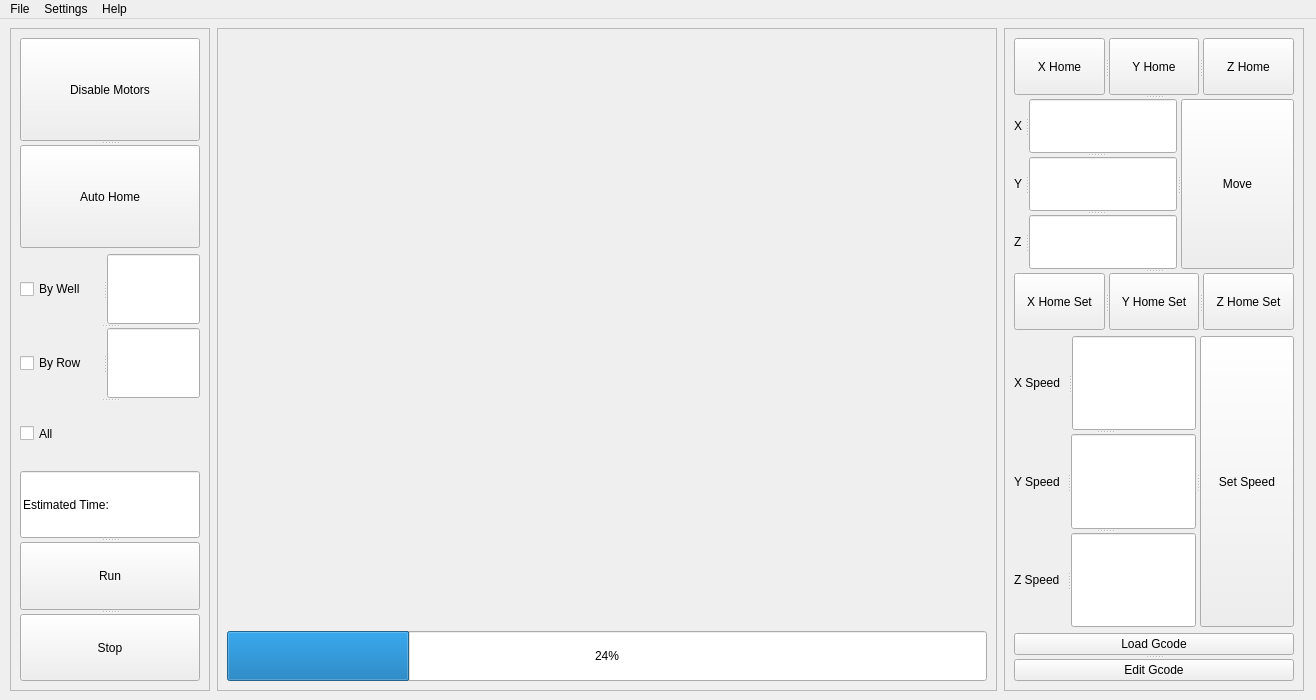
<?xml version="1.0" encoding="UTF-8"?>
<ui version="4.0">
 <class>MainWindow</class>
 <widget class="QMainWindow" name="MainWindow">
  <property name="geometry">
   <rect>
    <x>0</x>
    <y>0</y>
    <width>1316</width>
    <height>700</height>
   </rect>
  </property>
  <property name="windowTitle">
   <string>MainWindow</string>
  </property>
  <widget class="QWidget" name="styleSheet">
   <property name="styleSheet">
    <string notr="true"/>
   </property>
   <layout class="QHBoxLayout" name="horizontalLayout">
    <item>
     <widget class="QFrame" name="left_side">
      <property name="minimumSize">
       <size>
        <width>200</width>
        <height>0</height>
       </size>
      </property>
      <property name="maximumSize">
       <size>
        <width>200</width>
        <height>16777215</height>
       </size>
      </property>
      <property name="frameShape">
       <enum>QFrame::StyledPanel</enum>
      </property>
      <property name="frameShadow">
       <enum>QFrame::Raised</enum>
      </property>
      <layout class="QVBoxLayout" name="verticalLayout_3">
       <item>
        <widget class="QSplitter" name="top_left_split">
         <property name="sizePolicy">
          <sizepolicy hsizetype="Preferred" vsizetype="Expanding">
           <horstretch>0</horstretch>
           <verstretch>0</verstretch>
          </sizepolicy>
         </property>
         <property name="minimumSize">
          <size>
           <width>110</width>
           <height>0</height>
          </size>
         </property>
         <property name="maximumSize">
          <size>
           <width>16777215</width>
           <height>63</height>
          </size>
         </property>
         <property name="orientation">
          <enum>Qt::Vertical</enum>
         </property>
         <widget class="QPushButton" name="disablemotors">
          <property name="text">
           <string>Disable Motors</string>
          </property>
         </widget>
         <widget class="QPushButton" name="autohome">
          <property name="text">
           <string>Auto Home</string>
          </property>
         </widget>
        </widget>
       </item>
       <item>
        <widget class="QSplitter" name="splitter">
         <property name="orientation">
          <enum>Qt::Vertical</enum>
         </property>
         <widget class="QSplitter" name="well_split">
          <property name="sizePolicy">
           <sizepolicy hsizetype="Preferred" vsizetype="Preferred">
            <horstretch>0</horstretch>
            <verstretch>0</verstretch>
           </sizepolicy>
          </property>
          <property name="orientation">
           <enum>Qt::Horizontal</enum>
          </property>
          <widget class="QCheckBox" name="sel_well">
           <property name="text">
            <string>By Well</string>
           </property>
           <property name="autoExclusive">
            <bool>true</bool>
           </property>
           <attribute name="buttonGroup">
            <string notr="true">buttonGroup</string>
           </attribute>
          </widget>
          <widget class="QLineEdit" name="well_edit">
           <property name="minimumSize">
            <size>
             <width>93</width>
             <height>0</height>
            </size>
           </property>
           <property name="maximumSize">
            <size>
             <width>93</width>
             <height>16777215</height>
            </size>
           </property>
          </widget>
         </widget>
         <widget class="QSplitter" name="row_split">
          <property name="sizePolicy">
           <sizepolicy hsizetype="Preferred" vsizetype="Preferred">
            <horstretch>0</horstretch>
            <verstretch>0</verstretch>
           </sizepolicy>
          </property>
          <property name="orientation">
           <enum>Qt::Horizontal</enum>
          </property>
          <widget class="QCheckBox" name="sel_row">
           <property name="text">
            <string>By Row</string>
           </property>
           <property name="autoExclusive">
            <bool>true</bool>
           </property>
           <attribute name="buttonGroup">
            <string notr="true">buttonGroup</string>
           </attribute>
          </widget>
          <widget class="QLineEdit" name="row_edit">
           <property name="maximumSize">
            <size>
             <width>93</width>
             <height>16777215</height>
            </size>
           </property>
          </widget>
         </widget>
         <widget class="QSplitter" name="all_split">
          <property name="sizePolicy">
           <sizepolicy hsizetype="Preferred" vsizetype="Preferred">
            <horstretch>0</horstretch>
            <verstretch>0</verstretch>
           </sizepolicy>
          </property>
          <property name="orientation">
           <enum>Qt::Horizontal</enum>
          </property>
          <widget class="QCheckBox" name="sel_all">
           <property name="text">
            <string>All</string>
           </property>
           <property name="autoExclusive">
            <bool>true</bool>
           </property>
           <attribute name="buttonGroup">
            <string notr="true">buttonGroup</string>
           </attribute>
          </widget>
         </widget>
        </widget>
       </item>
       <item>
        <widget class="QSplitter" name="run_stop_split">
         <property name="minimumSize">
          <size>
           <width>176</width>
           <height>0</height>
          </size>
         </property>
         <property name="maximumSize">
          <size>
           <width>16777215</width>
           <height>96</height>
          </size>
         </property>
         <property name="orientation">
          <enum>Qt::Vertical</enum>
         </property>
         <widget class="QLineEdit" name="est_time">
          <property name="text">
           <string>Estimated Time:</string>
          </property>
          <property name="readOnly">
           <bool>true</bool>
          </property>
         </widget>
         <widget class="QPushButton" name="run">
          <property name="text">
           <string>Run</string>
          </property>
         </widget>
         <widget class="QPushButton" name="stop">
          <property name="text">
           <string>Stop</string>
          </property>
         </widget>
        </widget>
       </item>
      </layout>
     </widget>
    </item>
    <item>
     <widget class="QFrame" name="middle">
      <property name="minimumSize">
       <size>
        <width>780</width>
        <height>0</height>
       </size>
      </property>
      <property name="maximumSize">
       <size>
        <width>780</width>
        <height>16777215</height>
       </size>
      </property>
      <property name="frameShape">
       <enum>QFrame::StyledPanel</enum>
      </property>
      <property name="frameShadow">
       <enum>QFrame::Raised</enum>
      </property>
      <layout class="QVBoxLayout" name="verticalLayout_2">
       <item>
        <widget class="QLabel" name="label">
         <property name="text">
          <string/>
         </property>
         <property name="textFormat">
          <enum>Qt::PlainText</enum>
         </property>
         <property name="pixmap">
          <pixmap>images/well_plate.png</pixmap>
         </property>
         <property name="scaledContents">
          <bool>false</bool>
         </property>
         <property name="alignment">
          <set>Qt::AlignCenter</set>
         </property>
        </widget>
       </item>
       <item>
        <spacer name="verticalSpacer">
         <property name="orientation">
          <enum>Qt::Vertical</enum>
         </property>
         <property name="sizeType">
          <enum>QSizePolicy::Fixed</enum>
         </property>
         <property name="sizeHint" stdset="0">
          <size>
           <width>20</width>
           <height>40</height>
          </size>
         </property>
        </spacer>
       </item>
       <item>
        <widget class="QProgressBar" name="progress_bar">
         <property name="sizePolicy">
          <sizepolicy hsizetype="Preferred" vsizetype="Preferred">
           <horstretch>0</horstretch>
           <verstretch>0</verstretch>
          </sizepolicy>
         </property>
         <property name="minimumSize">
          <size>
           <width>0</width>
           <height>50</height>
          </size>
         </property>
         <property name="maximumSize">
          <size>
           <width>16777215</width>
           <height>50</height>
          </size>
         </property>
         <property name="value">
          <number>24</number>
         </property>
        </widget>
       </item>
      </layout>
     </widget>
    </item>
    <item>
     <widget class="QFrame" name="right_side">
      <property name="minimumSize">
       <size>
        <width>300</width>
        <height>0</height>
       </size>
      </property>
      <property name="maximumSize">
       <size>
        <width>300</width>
        <height>16777215</height>
       </size>
      </property>
      <property name="frameShape">
       <enum>QFrame::StyledPanel</enum>
      </property>
      <property name="frameShadow">
       <enum>QFrame::Raised</enum>
      </property>
      <layout class="QVBoxLayout" name="verticalLayout">
       <item>
        <widget class="QSplitter" name="control_split">
         <property name="minimumSize">
          <size>
           <width>265</width>
           <height>0</height>
          </size>
         </property>
         <property name="maximumSize">
          <size>
           <width>16777215</width>
           <height>162</height>
          </size>
         </property>
         <property name="orientation">
          <enum>Qt::Vertical</enum>
         </property>
         <widget class="QSplitter" name="home_split">
          <property name="orientation">
           <enum>Qt::Horizontal</enum>
          </property>
          <widget class="QPushButton" name="x_home">
           <property name="text">
            <string>X Home</string>
           </property>
          </widget>
          <widget class="QPushButton" name="y_home">
           <property name="text">
            <string>Y Home</string>
           </property>
          </widget>
          <widget class="QPushButton" name="z_home">
           <property name="text">
            <string>Z Home</string>
           </property>
          </widget>
         </widget>
         <widget class="QSplitter" name="move_man_split">
          <property name="orientation">
           <enum>Qt::Horizontal</enum>
          </property>
          <widget class="QSplitter" name="manual_split">
           <property name="orientation">
            <enum>Qt::Vertical</enum>
           </property>
           <widget class="QSplitter" name="x_split">
            <property name="orientation">
             <enum>Qt::Horizontal</enum>
            </property>
            <widget class="QLabel" name="x_label">
             <property name="text">
              <string>X</string>
             </property>
            </widget>
            <widget class="QLineEdit" name="x_input"/>
           </widget>
           <widget class="QSplitter" name="y_split">
            <property name="orientation">
             <enum>Qt::Horizontal</enum>
            </property>
            <widget class="QLabel" name="y_label">
             <property name="text">
              <string>Y</string>
             </property>
            </widget>
            <widget class="QLineEdit" name="y_input"/>
           </widget>
           <widget class="QSplitter" name="z_split">
            <property name="orientation">
             <enum>Qt::Horizontal</enum>
            </property>
            <widget class="QLabel" name="z_label">
             <property name="text">
              <string>Z</string>
             </property>
            </widget>
            <widget class="QLineEdit" name="z_input"/>
           </widget>
          </widget>
          <widget class="QPushButton" name="commit">
           <property name="text">
            <string>Move</string>
           </property>
          </widget>
         </widget>
         <widget class="QSplitter" name="home_set_split">
          <property name="orientation">
           <enum>Qt::Horizontal</enum>
          </property>
          <widget class="QPushButton" name="x_set">
           <property name="text">
            <string>X Home Set</string>
           </property>
          </widget>
          <widget class="QPushButton" name="y_set">
           <property name="text">
            <string>Y Home Set</string>
           </property>
          </widget>
          <widget class="QPushButton" name="z_set">
           <property name="text">
            <string>Z Home Set</string>
           </property>
          </widget>
         </widget>
        </widget>
       </item>
       <item>
        <widget class="QSplitter" name="speed_split">
         <property name="sizePolicy">
          <sizepolicy hsizetype="Preferred" vsizetype="Expanding">
           <horstretch>0</horstretch>
           <verstretch>0</verstretch>
          </sizepolicy>
         </property>
         <property name="minimumSize">
          <size>
           <width>265</width>
           <height>0</height>
          </size>
         </property>
         <property name="maximumSize">
          <size>
           <width>16777215</width>
           <height>94</height>
          </size>
         </property>
         <property name="orientation">
          <enum>Qt::Horizontal</enum>
         </property>
         <widget class="QSplitter" name="man_speed_split">
          <property name="sizePolicy">
           <sizepolicy hsizetype="Preferred" vsizetype="Preferred">
            <horstretch>0</horstretch>
            <verstretch>0</verstretch>
           </sizepolicy>
          </property>
          <property name="minimumSize">
           <size>
            <width>150</width>
            <height>0</height>
           </size>
          </property>
          <property name="maximumSize">
           <size>
            <width>16777215</width>
            <height>94</height>
           </size>
          </property>
          <property name="orientation">
           <enum>Qt::Vertical</enum>
          </property>
          <widget class="QSplitter" name="x_speed_split">
           <property name="orientation">
            <enum>Qt::Horizontal</enum>
           </property>
           <widget class="QLabel" name="x_speed_lab">
            <property name="text">
             <string>X Speed</string>
            </property>
           </widget>
           <widget class="QLineEdit" name="x_speed"/>
          </widget>
          <widget class="QSplitter" name="y_speed_split">
           <property name="orientation">
            <enum>Qt::Horizontal</enum>
           </property>
           <widget class="QLabel" name="y_speed_lab">
            <property name="text">
             <string>Y Speed</string>
            </property>
           </widget>
           <widget class="QLineEdit" name="y_speed"/>
          </widget>
          <widget class="QSplitter" name="z_speed_split">
           <property name="orientation">
            <enum>Qt::Horizontal</enum>
           </property>
           <widget class="QLabel" name="z_speed_lab">
            <property name="text">
             <string>Z Speed</string>
            </property>
           </widget>
           <widget class="QLineEdit" name="z_speed"/>
          </widget>
         </widget>
         <widget class="QPushButton" name="speed_set">
          <property name="text">
           <string>Set Speed</string>
          </property>
         </widget>
        </widget>
       </item>
       <item>
        <widget class="QSplitter" name="gcode_split">
         <property name="sizePolicy">
          <sizepolicy hsizetype="Preferred" vsizetype="Preferred">
           <horstretch>0</horstretch>
           <verstretch>0</verstretch>
          </sizepolicy>
         </property>
         <property name="minimumSize">
          <size>
           <width>110</width>
           <height>0</height>
          </size>
         </property>
         <property name="maximumSize">
          <size>
           <width>16777215</width>
           <height>63</height>
          </size>
         </property>
         <property name="orientation">
          <enum>Qt::Vertical</enum>
         </property>
         <widget class="QPushButton" name="load_gcode">
          <property name="text">
           <string>Load Gcode</string>
          </property>
         </widget>
         <widget class="QPushButton" name="edit_gcode">
          <property name="text">
           <string>Edit Gcode</string>
          </property>
         </widget>
        </widget>
       </item>
      </layout>
     </widget>
    </item>
   </layout>
  </widget>
  <widget class="QMenuBar" name="menubar">
   <property name="geometry">
    <rect>
     <x>0</x>
     <y>0</y>
     <width>1316</width>
     <height>25</height>
    </rect>
   </property>
   <widget class="QMenu" name="menuFile">
    <property name="title">
     <string>File</string>
    </property>
    <addaction name="actionSave"/>
    <addaction name="actionSave_As"/>
    <addaction name="actionLoad"/>
    <addaction name="actionReset"/>
   </widget>
   <widget class="QMenu" name="menuHelp">
    <property name="title">
     <string>Help</string>
    </property>
    <addaction name="actionGCode"/>
    <addaction name="actionCode"/>
    <addaction name="actionDocumentation"/>
   </widget>
   <widget class="QMenu" name="menuSettings">
    <property name="title">
     <string>Settings</string>
    </property>
    <addaction name="actionPorts"/>
   </widget>
   <addaction name="menuFile"/>
   <addaction name="menuSettings"/>
   <addaction name="menuHelp"/>
  </widget>
  <action name="actionSave">
   <property name="text">
    <string>Save</string>
   </property>
  </action>
  <action name="actionReset">
   <property name="text">
    <string>Reset</string>
   </property>
  </action>
  <action name="actionGCode">
   <property name="text">
    <string>GCode</string>
   </property>
  </action>
  <action name="actionCode">
   <property name="text">
    <string>Code</string>
   </property>
  </action>
  <action name="actionCurrent_Port">
   <property name="text">
    <string>Current Port:</string>
   </property>
  </action>
  <action name="action">
   <property name="text">
    <string>Available Ports:</string>
   </property>
  </action>
  <action name="actionDocumentation">
   <property name="text">
    <string>Documentation</string>
   </property>
  </action>
  <action name="actionLoad">
   <property name="text">
    <string>Load</string>
   </property>
  </action>
  <action name="actionSave_As">
   <property name="text">
    <string>Save As</string>
   </property>
  </action>
  <action name="actionPorts">
   <property name="text">
    <string>Ports</string>
   </property>
  </action>
 </widget>
 <resources/>
 <connections/>
 <buttongroups>
  <buttongroup name="buttonGroup"/>
 </buttongroups>
</ui>
